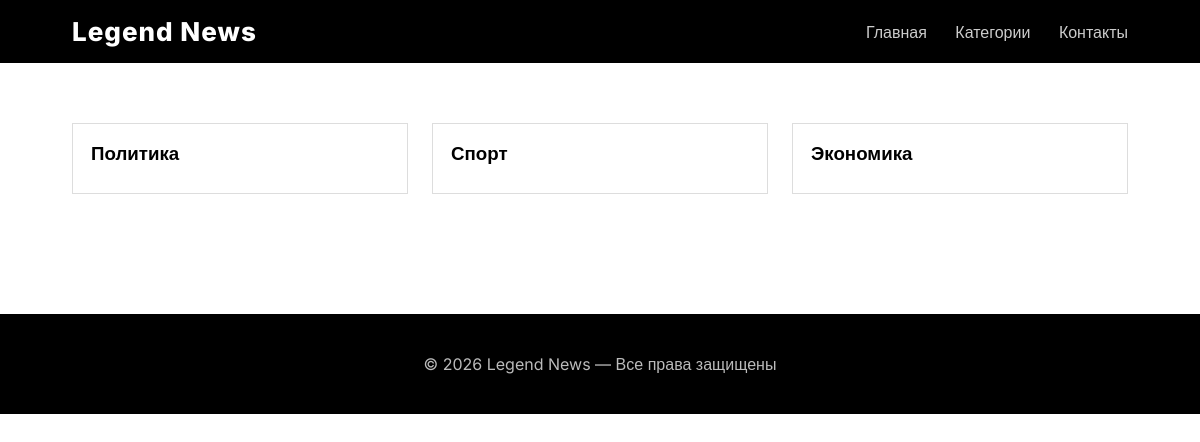
Page /categories/ on the committed database.
### news/models.py (models this page shows, shortened)
class Category(models.Model):
    title = models.CharField(max_length=100)
    created_at = models.DateTimeField(auto_now_add=True)

### news/views.py (the view)
# urls.py: path('categories/', categories, name='categories'),
def categories(request):
    categories = Category.objects.all()
    return render(request, 'categories.html', {'categories': categories})

### templates/categories.html (shortened to what this page needs)
<!DOCTYPE html>
<html lang="ru">
<head>
</head>
<body>
<header>
<div class="logo">Legend News</div>
<nav>
<a href="/">Главная</a>
<a href="#">Категории</a>
<a href="{% url 'contacts' %}">Контакты</a>
</nav>
</header>
<section class="section">
<div class="news-grid">
{% for item in categories %}
<a href="{% url 'categories_news' item.id %}" style="text-decoration:none; color:inherit;">
<div class="card">
    <div class="card-content">
        <h3>{{ item.title }}</h3>
    </div>
</div>
</a>
{% empty %}
<p>Категорий пока нет</p>
{% endfor %}
</div>
</section>
<footer>
© 2026 Legend News — Все права защищены
</footer>
</body>
</html>

### templates/categories.html (style rules this page uses)
* { margin: 0; padding: 0; box-sizing: border-box; }
body { font-family: 'Inter', sans-serif; background: #ffffff; color: #000; }
header { position: sticky; top: 0; background: #000; color: white; padding: 16px 6%; display: flex; justify-content: space-between; align-items: center; z-index: 999; }
.logo { font-size: 26px; font-weight: 800; letter-spacing: 1px; }
nav a { margin-left: 24px; text-decoration: none; color: #ccc; font-weight: 500; transition: 0.2s; }
.section { padding: 60px 6%; }
.news-grid { display: grid; grid-template-columns: repeat(auto-fit,minmax(280px,1fr)); gap: 24px; }
.card { border: 1px solid #ddd; background: white; transition: 0.2s; cursor: pointer; }
.card-content { padding: 18px; }
.card h3 { margin-bottom: 10px; }
footer { margin-top: 60px; padding: 40px; background: #000; color: #bbb; text-align: center; }
.card, .hero { animation: fadeUp 0.7s ease forwards; opacity: 0; }

### rows in the picture
Category: title "Политика"
Category: title "Спорт"
Category: title "Экономика"
